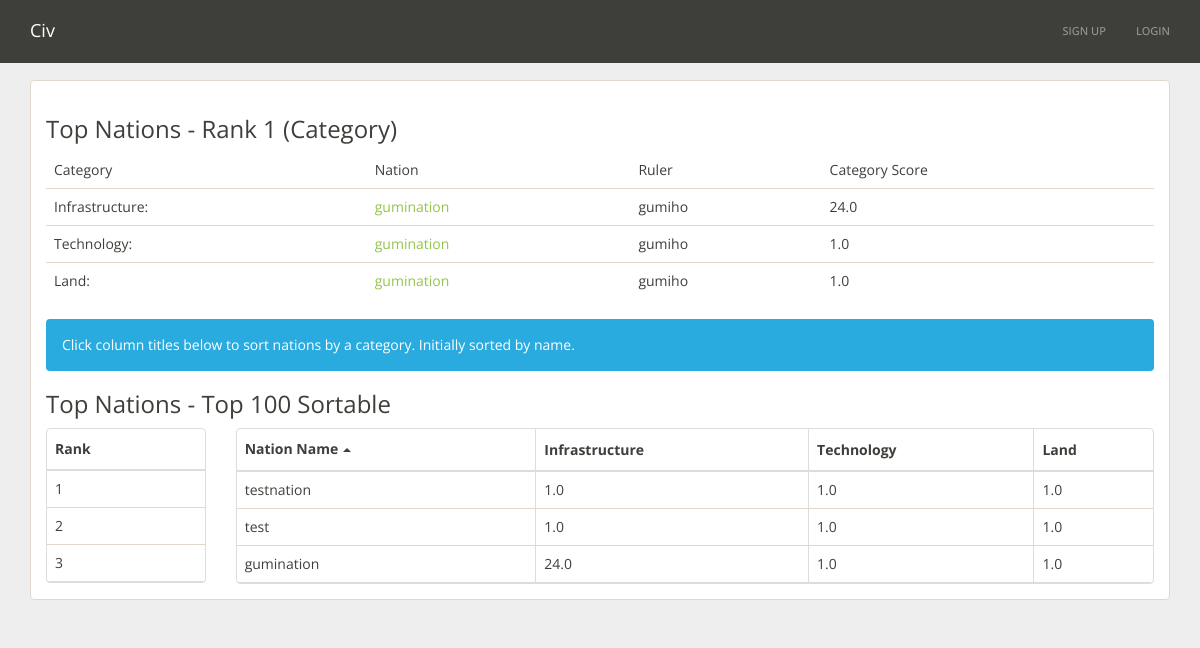
Page /rank/ on the earlier database version.
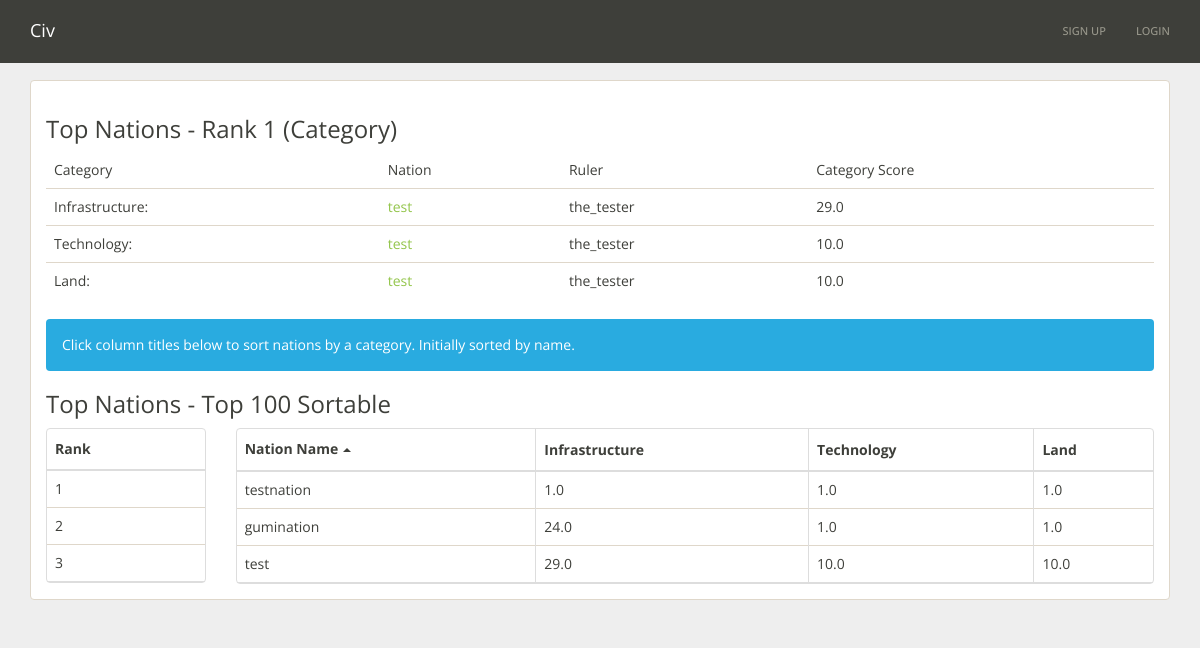
Same page on the later database version.
### nations/models.py (models this page shows)
class Nation(models.Model):
    user = models.OneToOneField(User)
    nation_name = models.CharField(max_length=30)
    funds = models.DecimalField(default=10000.00, max_digits=19, decimal_places=2)
    government = models.CharField(max_length=30, default='Democratic')
    religion = models.CharField(max_length=30, default='None')
    infrastructure = models.FloatField(default=1.00)
    technology = models.FloatField(default=1.00)
    land = models.FloatField(default=1.00)
    resource1 = models.CharField(max_length=200)
    resource2 = models.CharField(max_length=200)
    peaceful = models.BooleanField(default=False)
    paid_bills = models.DateField()
    collect_taxes = models.DateField()
    tax_rate = models.IntegerField(default=20)
    citizens = models.IntegerField(default=1)

### nations/views.py (the view)
# urls.py: url(r'^rank/$', views.rankNationView.as_view(), name='rank'),
class rankNationView(DetailView):
	def get(self,request):
		rank1 = {'infrastructure': Nation.objects.order_by('infrastructure').reverse()[0], 'technology': Nation.objects.order_by('technology').reverse()[0], 'land': Nation.objects.order_by('land').reverse()[0]}
		nations = Nation.objects.order_by('infrastructure')[0:100]
		print len(nations)
		nation_count = range(1,len(nations)+1)
		return render_to_response('nations/nation_rank.html',{'nations': nations, 'nation_count': nation_count, 'rank1': rank1},RequestContext(request))

### nations/static/templates/nations/nation_rank.html
{% extends "base.html" %}
{% block content %}
<div class="container">
	<div class="panel panel-default">
	    <div class="panel-body">
		    <h3>Top Nations - Rank 1 (Category)</h3>
		    <table class="table">
			    <thead>
				    <tr>
					    <td>Category</td>
					    <td>Nation</td>
					    <td>Ruler</td>
						<td>Category Score</td>
				    </tr>
			    </thead>
			    <tbody>
				    <tr>
						<td>Infrastructure:</td>
						<td><a href="/nation/{{top.infrastructure.id}}">{{rank1.infrastructure.nation_name}}</a></td>
						<td>{{rank1.infrastructure.user.username}}</td>
						<td>{{rank1.infrastructure.infrastructure}}</td>
					</tr>
					<tr>
						<td>Technology:</td>
						<td><a href="/nation/{{top.technology.id}}">{{rank1.technology.nation_name}}</a></td>
						<td>{{rank1.technology.user.username}}</td>
						<td>{{rank1.technology.technology}}</td>
					</tr>
					<tr>
						<td>Land:</td>
						<td><a href="/nation/{{top.infrastructure.id}}">{{rank1.land.nation_name}}</a></td>
						<td>{{rank1.land.user.username}}</td>
						<td>{{rank1.land.land}}</td>
					</tr>
				</tbody>
		    </table>
		    <div class="alert alert-info" role="alert">Click column titles below to sort nations by a category. Initially sorted by name.</div>
		    <h3>Top Nations - Top 100 Sortable</h3>
	    	<div class="row">
	    		<div class="col-sm-2">
	    			<table data-toggle="table">
	    				<thead>
	    					<tr>
	    						<th>Rank</th>
	    					</tr>
	    				</thead>
	    				<tbody>
		    				{% for count in nation_count %}
		    				<tr>
		    					<td>{{count}}</td>
		    				</tr>
		    				{% endfor %}
		    			</tbody>
	    			</table>
	    		</div>
	    		<div class="col-sm-10">
			    	<table data-toggle="table" data-sort-name="name" data-sort-order="asc">
						<thead>
				    		<tr>
					    		<th data-field="name" data-sortable="true">Nation Name</th>
					    		<th data-field="infrastructure" data-sortable="true">Infrastructure</th>
					    		<th data-field="technology" data-sortable="true">Technology</th>
					    		<th data-field="land" data-sortable="true">Land</th>
				    		</tr>
						</thead>
						<tbody>
				    		{% for nation in nations %}
							<tr>
								<td>{{nation.nation_name}}</td>
								<td>{{nation.infrastructure}}</td>
								<td>{{nation.technology}}</td>
								<td>{{nation.land}}</td>
							</tr>
							{% endfor %}
						</tbody>
					</table>
				</div>
			</div>
		</div>
	</div>
</div>
{% endblock %}

Differences in the rows shown:
changed Nation "test": infrastructure "1.0" → "29.0"; technology "1.0" → "10.0"; land "1.0" → "10.0"
changed Nation "gumination": moves up the list
Other differences:
{{ rank1.infrastructure.nation_name }}: "gumination" → "test"
{{ rank1.infrastructure.user.username }}: "gumiho" → "the_tester"
{{ rank1.infrastructure.infrastructure }}: "24.0" → "29.0"
{{ rank1.technology.nation_name }}: "gumination" → "test"
{{ rank1.technology.user.username }}: "gumiho" → "the_tester"
{{ rank1.technology.technology }}: "1.0" → "10.0"
{{ rank1.land.nation_name }}: "gumination" → "test"
{{ rank1.land.user.username }}: "gumiho" → "the_tester"
{{ rank1.land.land }}: "1.0" → "10.0"
